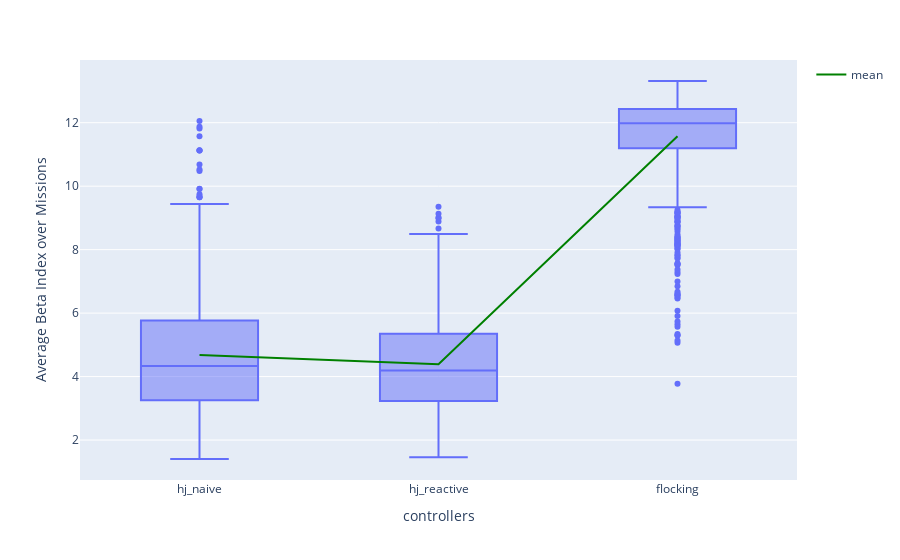

Write notebook code for a chart like this one.
### Markdown cell above
+ Beta Index

### Code cell
beta_index_avg_dic = {"hj_naive": metrics_hj_naive["Average Beta Index"],
                      "hj_reactive": metrics_hj_reactive["Average Beta Index"],
                      "flocking": metrics_hj_flocking["Average Beta Index"]}
beta_index_avg_df = pd.DataFrame(beta_index_avg_dic)
fig_beta = px.box(beta_index_avg_df)
mean_trace = go.Scatter(
    x=beta_index_avg_df.columns,
    y=beta_index_avg_df.mean(),
    mode='lines',
    line=dict(color='green', width=2),
    showlegend=True,
    name="mean"
)
fig_beta.add_trace(mean_trace)
# Add custom x and y labels
fig_beta.update_layout(
    xaxis_title="controllers",
    yaxis_title="Average Beta Index over Missions"
)
fig_beta.show()

### Figure 1 — Plotly figure (JSON) as saved in the notebook; plotly's stock layout.template omitted (floating-point values rounded to 4 significant figures; data arrays with more than 128 entries replaced by an {"elided": "..."} marker saying what was removed)
{"data": [{"alignmentgroup": "True", "hovertemplate": "variable=%{x}<br>value=%{y}<extra></extra>", "legendgroup": "", "marker": {"color": "#636efa"}, "name": "", "notched": false, "offsetgroup": "", "orientation": "v", "showlegend": false, "type": "box", "x": {"elided": "3162 str values"}, "x0": " ", "xaxis": "x", "y": {"elided": "3162 float values"}, "y0": " ", "yaxis": "y"}, {"line": {"color": "green", "width": 2}, "mode": "lines", "name": "mean", "showlegend": true, "type": "scatter", "x": ["hj_naive", "hj_reactive", "flocking"], "y": [4.678, 4.39, 11.57]}], "layout": {"boxmode": "group", "legend": {"tracegroupgap": 0}, "margin": {"t": 60}, "xaxis": {"anchor": "y", "domain": [0, 1], "title": {"text": "controllers"}}, "yaxis": {"anchor": "x", "domain": [0, 1], "title": {"text": "Average Beta Index over Missions"}}}}
